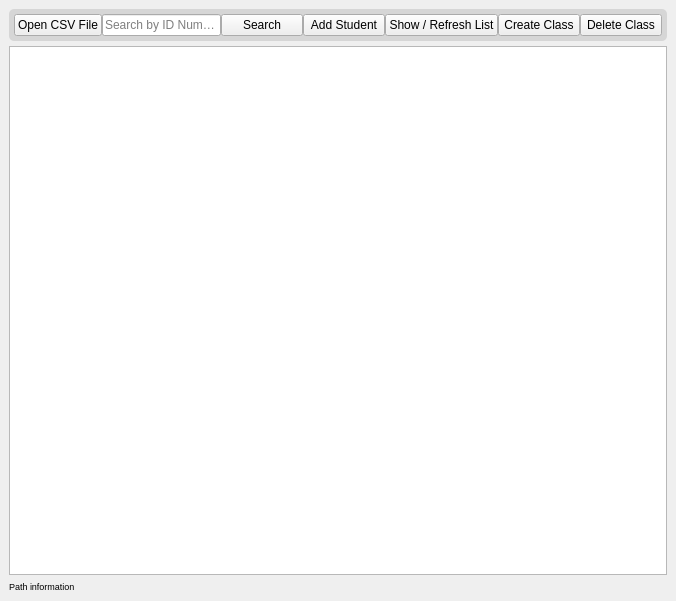
<?xml version="1.0" encoding="UTF-8"?>
<ui version="4.0">
 <class>MainWindow</class>
 <widget class="QMainWindow" name="MainWindow">
  <property name="windowModality">
   <enum>Qt::NonModal</enum>
  </property>
  <property name="geometry">
   <rect>
    <x>0</x>
    <y>0</y>
    <width>676</width>
    <height>601</height>
   </rect>
  </property>
  <property name="minimumSize">
   <size>
    <width>676</width>
    <height>601</height>
   </size>
  </property>
  <property name="maximumSize">
   <size>
    <width>55555</width>
    <height>55555</height>
   </size>
  </property>
  <property name="font">
   <font>
    <family>Segoe UI</family>
   </font>
  </property>
  <property name="windowTitle">
   <string>Bermudo's Student Information System</string>
  </property>
  <widget class="QWidget" name="centralwidget">
   <property name="sizePolicy">
    <sizepolicy hsizetype="Expanding" vsizetype="Expanding">
     <horstretch>0</horstretch>
     <verstretch>0</verstretch>
    </sizepolicy>
   </property>
   <layout class="QVBoxLayout" name="verticalLayout_4">
    <item>
     <layout class="QVBoxLayout" name="verticalLayout_3">
      <property name="sizeConstraint">
       <enum>QLayout::SetNoConstraint</enum>
      </property>
      <item>
       <layout class="QVBoxLayout" name="verticalLayout_2">
        <property name="spacing">
         <number>5</number>
        </property>
        <property name="sizeConstraint">
         <enum>QLayout::SetNoConstraint</enum>
        </property>
        <item>
         <widget class="QFrame" name="frame">
          <property name="styleSheet">
           <string notr="true">QFrame{
	background-color:rgb(214, 214, 214);	
	border-radius: 5px;
}</string>
          </property>
          <property name="frameShape">
           <enum>QFrame::StyledPanel</enum>
          </property>
          <property name="frameShadow">
           <enum>QFrame::Raised</enum>
          </property>
          <layout class="QVBoxLayout" name="verticalLayout">
           <property name="spacing">
            <number>0</number>
           </property>
           <property name="leftMargin">
            <number>5</number>
           </property>
           <property name="topMargin">
            <number>5</number>
           </property>
           <property name="rightMargin">
            <number>5</number>
           </property>
           <property name="bottomMargin">
            <number>5</number>
           </property>
           <item>
            <layout class="QGridLayout" name="gridLayout">
             <item row="0" column="0">
              <widget class="QPushButton" name="openButton">
               <property name="font">
                <font>
                 <family>Segoe UI</family>
                </font>
               </property>
               <property name="styleSheet">
                <string notr="true"/>
               </property>
               <property name="text">
                <string>Open CSV File</string>
               </property>
              </widget>
             </item>
             <item row="0" column="4">
              <widget class="QPushButton" name="showButton">
               <property name="font">
                <font>
                 <family>Segoe UI</family>
                </font>
               </property>
               <property name="text">
                <string>Show / Refresh List</string>
               </property>
              </widget>
             </item>
             <item row="0" column="5">
              <widget class="QPushButton" name="createButton">
               <property name="font">
                <font>
                 <family>Segoe UI</family>
                </font>
               </property>
               <property name="text">
                <string>Create Class</string>
               </property>
              </widget>
             </item>
             <item row="0" column="2">
              <widget class="QPushButton" name="searchButton">
               <property name="font">
                <font>
                 <family>Segoe UI</family>
                </font>
               </property>
               <property name="text">
                <string>Search</string>
               </property>
              </widget>
             </item>
             <item row="0" column="3">
              <widget class="QPushButton" name="addButton">
               <property name="font">
                <font>
                 <family>Segoe UI</family>
                </font>
               </property>
               <property name="text">
                <string>Add Student</string>
               </property>
              </widget>
             </item>
             <item row="0" column="6">
              <widget class="QPushButton" name="miscButton">
               <property name="font">
                <font>
                 <family>Segoe UI</family>
                </font>
               </property>
               <property name="text">
                <string>Delete Class</string>
               </property>
              </widget>
             </item>
             <item row="0" column="1">
              <widget class="QLineEdit" name="searchBar">
               <property name="maximumSize">
                <size>
                 <width>119</width>
                 <height>16777215</height>
                </size>
               </property>
               <property name="font">
                <font>
                 <family>Segoe UI</family>
                </font>
               </property>
               <property name="toolTip">
                <string>Search by ID Number e.g. (2020 - 1971)</string>
               </property>
               <property name="toolTipDuration">
                <number>10</number>
               </property>
               <property name="statusTip">
                <string notr="true">Search by ID Number e.g. (2020 - 1971)</string>
               </property>
               <property name="placeholderText">
                <string>Search by ID Number</string>
               </property>
              </widget>
             </item>
            </layout>
           </item>
          </layout>
         </widget>
        </item>
        <item>
         <widget class="QTableWidget" name="tableWidget">
          <property name="horizontalScrollBarPolicy">
           <enum>Qt::ScrollBarAlwaysOff</enum>
          </property>
          <property name="sizeAdjustPolicy">
           <enum>QAbstractScrollArea::AdjustIgnored</enum>
          </property>
          <property name="editTriggers">
           <set>QAbstractItemView::NoEditTriggers</set>
          </property>
          <property name="columnCount">
           <number>0</number>
          </property>
         </widget>
        </item>
       </layout>
      </item>
      <item>
       <widget class="QLabel" name="pathLabel">
        <property name="font">
         <font>
          <family>Segoe UI</family>
          <pointsize>7</pointsize>
         </font>
        </property>
        <property name="text">
         <string>Path information</string>
        </property>
       </widget>
      </item>
     </layout>
    </item>
   </layout>
  </widget>
 </widget>
 <resources/>
 <connections/>
</ui>
